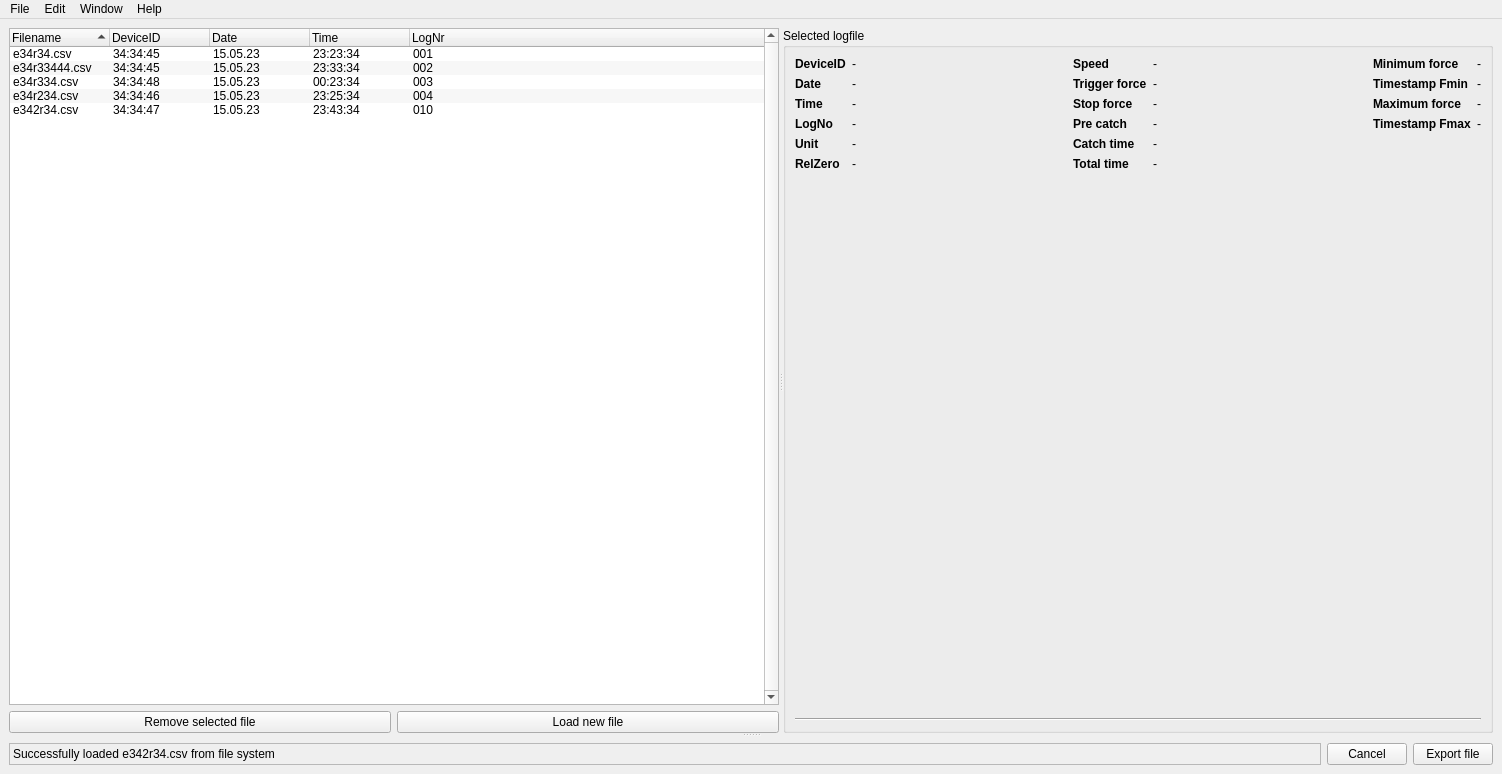
<?xml version="1.0" encoding="UTF-8"?>
<ui version="4.0">
 <class>LogfileEditor</class>
 <widget class="QMainWindow" name="LogfileEditor">
  <property name="geometry">
   <rect>
    <x>0</x>
    <y>0</y>
    <width>1502</width>
    <height>774</height>
   </rect>
  </property>
  <property name="windowTitle">
   <string>Logfile editor</string>
  </property>
  <property name="windowIcon">
   <iconset resource="../../assets/resource.qrc">
    <normaloff>:/linescaleGUI/logo/logo.png</normaloff>:/linescaleGUI/logo/logo.png</iconset>
  </property>
  <widget class="QWidget" name="centralwidget">
   <layout class="QVBoxLayout" name="verticalLayout">
    <item>
     <widget class="QSplitter" name="splitter">
      <property name="orientation">
       <enum>Qt::Vertical</enum>
      </property>
      <property name="childrenCollapsible">
       <bool>false</bool>
      </property>
      <widget class="QSplitter" name="splitterUpperHorizontal">
       <property name="orientation">
        <enum>Qt::Horizontal</enum>
       </property>
       <property name="childrenCollapsible">
        <bool>false</bool>
       </property>
       <widget class="QWidget" name="widgetFileBrowser" native="true">
        <layout class="QVBoxLayout" name="groupFileBrowser">
         <item>
          <widget class="QTreeWidget" name="treeLogfiles">
           <property name="minimumSize">
            <size>
             <width>400</width>
             <height>0</height>
            </size>
           </property>
           <property name="frameShape">
            <enum>QFrame::StyledPanel</enum>
           </property>
           <property name="frameShadow">
            <enum>QFrame::Plain</enum>
           </property>
           <property name="lineWidth">
            <number>1</number>
           </property>
           <property name="verticalScrollBarPolicy">
            <enum>Qt::ScrollBarAlwaysOn</enum>
           </property>
           <property name="alternatingRowColors">
            <bool>true</bool>
           </property>
           <property name="indentation">
            <number>0</number>
           </property>
           <property name="uniformRowHeights">
            <bool>false</bool>
           </property>
           <property name="itemsExpandable">
            <bool>true</bool>
           </property>
           <property name="sortingEnabled">
            <bool>true</bool>
           </property>
           <property name="headerHidden">
            <bool>false</bool>
           </property>
           <column>
            <property name="text">
             <string>Filename</string>
            </property>
           </column>
           <column>
            <property name="text">
             <string>DeviceID</string>
            </property>
           </column>
           <column>
            <property name="text">
             <string>Date</string>
            </property>
           </column>
           <column>
            <property name="text">
             <string>Time</string>
            </property>
           </column>
           <column>
            <property name="text">
             <string>LogNr</string>
            </property>
           </column>
           <item>
            <property name="text">
             <string>e34r34.csv</string>
            </property>
            <property name="text">
             <string>34:34:45</string>
            </property>
            <property name="text">
             <string>15.05.23</string>
            </property>
            <property name="text">
             <string>23:23:34</string>
            </property>
            <property name="text">
             <string>001</string>
            </property>
           </item>
           <item>
            <property name="text">
             <string>e34r33444.csv</string>
            </property>
            <property name="text">
             <string>34:34:45</string>
            </property>
            <property name="text">
             <string>15.05.23</string>
            </property>
            <property name="text">
             <string>23:33:34</string>
            </property>
            <property name="text">
             <string>002</string>
            </property>
           </item>
           <item>
            <property name="text">
             <string>e34r334.csv</string>
            </property>
            <property name="text">
             <string>34:34:48</string>
            </property>
            <property name="text">
             <string>15.05.23</string>
            </property>
            <property name="text">
             <string>00:23:34</string>
            </property>
            <property name="text">
             <string>003</string>
            </property>
           </item>
           <item>
            <property name="text">
             <string>e34r234.csv</string>
            </property>
            <property name="text">
             <string>34:34:46</string>
            </property>
            <property name="text">
             <string>15.05.23</string>
            </property>
            <property name="text">
             <string>23:25:34</string>
            </property>
            <property name="text">
             <string>004</string>
            </property>
           </item>
           <item>
            <property name="text">
             <string>e342r34.csv</string>
            </property>
            <property name="text">
             <string>34:34:47</string>
            </property>
            <property name="text">
             <string>15.05.23</string>
            </property>
            <property name="text">
             <string>23:43:34</string>
            </property>
            <property name="text">
             <string>010</string>
            </property>
           </item>
          </widget>
         </item>
         <item>
          <layout class="QHBoxLayout" name="layoutButtonsFile">
           <item>
            <widget class="QPushButton" name="btnRemoveFile">
             <property name="text">
              <string>Remove selected file</string>
             </property>
            </widget>
           </item>
           <item>
            <widget class="QPushButton" name="btnLoadFile">
             <property name="text">
              <string>Load new file</string>
             </property>
            </widget>
           </item>
          </layout>
         </item>
        </layout>
       </widget>
       <widget class="QGroupBox" name="groupSelLogfile">
        <property name="title">
         <string>Selected logfile</string>
        </property>
        <layout class="QVBoxLayout" name="verticalLayout_2">
         <item>
          <layout class="QHBoxLayout" name="metaData">
           <item>
            <layout class="QFormLayout" name="leftMetaData">
             <item row="0" column="0">
              <widget class="QLabel" name="lblDeviceID">
               <property name="font">
                <font>
                 <bold>true</bold>
                </font>
               </property>
               <property name="text">
                <string>DeviceID</string>
               </property>
              </widget>
             </item>
             <item row="0" column="1">
              <widget class="QLabel" name="outDeviceID">
               <property name="text">
                <string>-</string>
               </property>
               <property name="alignment">
                <set>Qt::AlignRight|Qt::AlignTrailing|Qt::AlignVCenter</set>
               </property>
               <property name="textInteractionFlags">
                <set>Qt::TextSelectableByMouse</set>
               </property>
              </widget>
             </item>
             <item row="1" column="0">
              <widget class="QLabel" name="lblDate">
               <property name="font">
                <font>
                 <bold>true</bold>
                </font>
               </property>
               <property name="text">
                <string>Date</string>
               </property>
              </widget>
             </item>
             <item row="1" column="1">
              <widget class="QLabel" name="outDate">
               <property name="text">
                <string>-</string>
               </property>
               <property name="alignment">
                <set>Qt::AlignRight|Qt::AlignTrailing|Qt::AlignVCenter</set>
               </property>
               <property name="textInteractionFlags">
                <set>Qt::TextSelectableByMouse</set>
               </property>
              </widget>
             </item>
             <item row="2" column="0">
              <widget class="QLabel" name="lblTime">
               <property name="font">
                <font>
                 <bold>true</bold>
                </font>
               </property>
               <property name="text">
                <string>Time</string>
               </property>
              </widget>
             </item>
             <item row="2" column="1">
              <widget class="QLabel" name="outTime">
               <property name="text">
                <string>-</string>
               </property>
               <property name="alignment">
                <set>Qt::AlignRight|Qt::AlignTrailing|Qt::AlignVCenter</set>
               </property>
               <property name="textInteractionFlags">
                <set>Qt::TextSelectableByMouse</set>
               </property>
              </widget>
             </item>
             <item row="3" column="0">
              <widget class="QLabel" name="lblLogNr">
               <property name="font">
                <font>
                 <bold>true</bold>
                </font>
               </property>
               <property name="text">
                <string>LogNo</string>
               </property>
              </widget>
             </item>
             <item row="3" column="1">
              <widget class="QLabel" name="outLogNr">
               <property name="text">
                <string>-</string>
               </property>
               <property name="alignment">
                <set>Qt::AlignRight|Qt::AlignTrailing|Qt::AlignVCenter</set>
               </property>
               <property name="textInteractionFlags">
                <set>Qt::TextSelectableByMouse</set>
               </property>
              </widget>
             </item>
             <item row="4" column="0">
              <widget class="QLabel" name="lblUnit">
               <property name="font">
                <font>
                 <bold>true</bold>
                </font>
               </property>
               <property name="text">
                <string>Unit</string>
               </property>
              </widget>
             </item>
             <item row="4" column="1">
              <widget class="QLabel" name="outUnit">
               <property name="text">
                <string>-</string>
               </property>
               <property name="alignment">
                <set>Qt::AlignRight|Qt::AlignTrailing|Qt::AlignVCenter</set>
               </property>
               <property name="textInteractionFlags">
                <set>Qt::TextSelectableByMouse</set>
               </property>
              </widget>
             </item>
             <item row="5" column="0">
              <widget class="QLabel" name="lblRelZero">
               <property name="font">
                <font>
                 <bold>true</bold>
                </font>
               </property>
               <property name="text">
                <string>RelZero</string>
               </property>
              </widget>
             </item>
             <item row="5" column="1">
              <widget class="QLabel" name="outRelZero">
               <property name="text">
                <string>-</string>
               </property>
               <property name="alignment">
                <set>Qt::AlignRight|Qt::AlignTrailing|Qt::AlignVCenter</set>
               </property>
               <property name="textInteractionFlags">
                <set>Qt::TextSelectableByMouse</set>
               </property>
              </widget>
             </item>
            </layout>
           </item>
           <item>
            <spacer name="horizontalSpacer_2">
             <property name="orientation">
              <enum>Qt::Horizontal</enum>
             </property>
             <property name="sizeHint" stdset="0">
              <size>
               <width>40</width>
               <height>20</height>
              </size>
             </property>
            </spacer>
           </item>
           <item>
            <layout class="QFormLayout" name="middleMetaData">
             <item row="0" column="0">
              <widget class="QLabel" name="lblSpeed">
               <property name="font">
                <font>
                 <bold>true</bold>
                </font>
               </property>
               <property name="text">
                <string>Speed</string>
               </property>
              </widget>
             </item>
             <item row="0" column="1">
              <widget class="QLabel" name="outSpeed">
               <property name="text">
                <string>-</string>
               </property>
               <property name="alignment">
                <set>Qt::AlignRight|Qt::AlignTrailing|Qt::AlignVCenter</set>
               </property>
               <property name="textInteractionFlags">
                <set>Qt::TextSelectableByMouse</set>
               </property>
              </widget>
             </item>
             <item row="1" column="0">
              <widget class="QLabel" name="lblTriggerForce">
               <property name="font">
                <font>
                 <bold>true</bold>
                </font>
               </property>
               <property name="text">
                <string>Trigger force</string>
               </property>
              </widget>
             </item>
             <item row="1" column="1">
              <widget class="QLabel" name="outTriggerForce">
               <property name="text">
                <string>-</string>
               </property>
               <property name="alignment">
                <set>Qt::AlignRight|Qt::AlignTrailing|Qt::AlignVCenter</set>
               </property>
               <property name="textInteractionFlags">
                <set>Qt::TextSelectableByMouse</set>
               </property>
              </widget>
             </item>
             <item row="2" column="0">
              <widget class="QLabel" name="lblStopForce">
               <property name="font">
                <font>
                 <bold>true</bold>
                </font>
               </property>
               <property name="text">
                <string>Stop force</string>
               </property>
              </widget>
             </item>
             <item row="2" column="1">
              <widget class="QLabel" name="outStopForce">
               <property name="text">
                <string>-</string>
               </property>
               <property name="alignment">
                <set>Qt::AlignRight|Qt::AlignTrailing|Qt::AlignVCenter</set>
               </property>
               <property name="textInteractionFlags">
                <set>Qt::TextSelectableByMouse</set>
               </property>
              </widget>
             </item>
             <item row="3" column="0">
              <widget class="QLabel" name="lblPreCatch">
               <property name="font">
                <font>
                 <bold>true</bold>
                </font>
               </property>
               <property name="text">
                <string>Pre catch</string>
               </property>
              </widget>
             </item>
             <item row="3" column="1">
              <widget class="QLabel" name="outPreCatch">
               <property name="text">
                <string>-</string>
               </property>
               <property name="alignment">
                <set>Qt::AlignRight|Qt::AlignTrailing|Qt::AlignVCenter</set>
               </property>
               <property name="textInteractionFlags">
                <set>Qt::TextSelectableByMouse</set>
               </property>
              </widget>
             </item>
             <item row="4" column="0">
              <widget class="QLabel" name="lblCatchTime">
               <property name="font">
                <font>
                 <bold>true</bold>
                </font>
               </property>
               <property name="text">
                <string>Catch time</string>
               </property>
              </widget>
             </item>
             <item row="4" column="1">
              <widget class="QLabel" name="outCatchTime">
               <property name="text">
                <string>-</string>
               </property>
               <property name="alignment">
                <set>Qt::AlignRight|Qt::AlignTrailing|Qt::AlignVCenter</set>
               </property>
               <property name="textInteractionFlags">
                <set>Qt::TextSelectableByMouse</set>
               </property>
              </widget>
             </item>
             <item row="5" column="0">
              <widget class="QLabel" name="lblTotalTime">
               <property name="font">
                <font>
                 <bold>true</bold>
                </font>
               </property>
               <property name="text">
                <string>Total time</string>
               </property>
              </widget>
             </item>
             <item row="5" column="1">
              <widget class="QLabel" name="outTotalTime">
               <property name="text">
                <string>-</string>
               </property>
               <property name="alignment">
                <set>Qt::AlignRight|Qt::AlignTrailing|Qt::AlignVCenter</set>
               </property>
               <property name="textInteractionFlags">
                <set>Qt::TextSelectableByMouse</set>
               </property>
              </widget>
             </item>
            </layout>
           </item>
           <item>
            <spacer name="horizontalSpacer">
             <property name="orientation">
              <enum>Qt::Horizontal</enum>
             </property>
             <property name="sizeHint" stdset="0">
              <size>
               <width>40</width>
               <height>20</height>
              </size>
             </property>
            </spacer>
           </item>
           <item>
            <layout class="QFormLayout" name="rightMetaData">
             <item row="0" column="0">
              <widget class="QLabel" name="lblMinForce">
               <property name="font">
                <font>
                 <bold>true</bold>
                </font>
               </property>
               <property name="text">
                <string>Minimum force</string>
               </property>
              </widget>
             </item>
             <item row="0" column="1">
              <widget class="QLabel" name="outMinForce">
               <property name="text">
                <string>-</string>
               </property>
               <property name="alignment">
                <set>Qt::AlignRight|Qt::AlignTrailing|Qt::AlignVCenter</set>
               </property>
               <property name="textInteractionFlags">
                <set>Qt::TextSelectableByMouse</set>
               </property>
              </widget>
             </item>
             <item row="1" column="0">
              <widget class="QLabel" name="lblMinTime">
               <property name="font">
                <font>
                 <bold>true</bold>
                </font>
               </property>
               <property name="text">
                <string>Timestamp Fmin</string>
               </property>
              </widget>
             </item>
             <item row="1" column="1">
              <widget class="QLabel" name="outMinTime">
               <property name="text">
                <string>-</string>
               </property>
               <property name="alignment">
                <set>Qt::AlignRight|Qt::AlignTrailing|Qt::AlignVCenter</set>
               </property>
               <property name="textInteractionFlags">
                <set>Qt::TextSelectableByMouse</set>
               </property>
              </widget>
             </item>
             <item row="2" column="0">
              <widget class="QLabel" name="lblMaxForce">
               <property name="font">
                <font>
                 <bold>true</bold>
                </font>
               </property>
               <property name="text">
                <string>Maximum force</string>
               </property>
              </widget>
             </item>
             <item row="2" column="1">
              <widget class="QLabel" name="outMaxForce">
               <property name="text">
                <string>-</string>
               </property>
               <property name="alignment">
                <set>Qt::AlignRight|Qt::AlignTrailing|Qt::AlignVCenter</set>
               </property>
               <property name="textInteractionFlags">
                <set>Qt::TextSelectableByMouse</set>
               </property>
              </widget>
             </item>
             <item row="3" column="0">
              <widget class="QLabel" name="lblMaxTime">
               <property name="font">
                <font>
                 <bold>true</bold>
                </font>
               </property>
               <property name="text">
                <string>Timestamp Fmax</string>
               </property>
              </widget>
             </item>
             <item row="3" column="1">
              <widget class="QLabel" name="outMaxTime">
               <property name="text">
                <string>-</string>
               </property>
               <property name="alignment">
                <set>Qt::AlignRight|Qt::AlignTrailing|Qt::AlignVCenter</set>
               </property>
               <property name="textInteractionFlags">
                <set>Qt::TextSelectableByMouse</set>
               </property>
              </widget>
             </item>
            </layout>
           </item>
          </layout>
         </item>
         <item>
          <widget class="Line" name="lineSelLogfile">
           <property name="orientation">
            <enum>Qt::Horizontal</enum>
           </property>
          </widget>
         </item>
         <item>
          <layout class="QVBoxLayout" name="layoutPlotSelected"/>
         </item>
        </layout>
       </widget>
      </widget>
      <widget class="QWidget" name="layoutWidget">
       <layout class="QVBoxLayout" name="layoutPlotMerged"/>
      </widget>
     </widget>
    </item>
    <item>
     <layout class="QHBoxLayout" name="layoutBottom">
      <item>
       <widget class="QLabel" name="outLogLine">
        <property name="sizePolicy">
         <sizepolicy hsizetype="Preferred" vsizetype="Preferred">
          <horstretch>2</horstretch>
          <verstretch>0</verstretch>
         </sizepolicy>
        </property>
        <property name="frameShape">
         <enum>QFrame::StyledPanel</enum>
        </property>
        <property name="frameShadow">
         <enum>QFrame::Plain</enum>
        </property>
        <property name="text">
         <string>Successfully loaded e342r34.csv from file system</string>
        </property>
       </widget>
      </item>
      <item>
       <widget class="QPushButton" name="btnCancel">
        <property name="text">
         <string>Cancel</string>
        </property>
       </widget>
      </item>
      <item>
       <widget class="QPushButton" name="btnExportFile">
        <property name="text">
         <string>Export file</string>
        </property>
       </widget>
      </item>
     </layout>
    </item>
   </layout>
  </widget>
  <widget class="QMenuBar" name="menubar">
   <property name="geometry">
    <rect>
     <x>0</x>
     <y>0</y>
     <width>1502</width>
     <height>22</height>
    </rect>
   </property>
   <widget class="QMenu" name="menuFile">
    <property name="title">
     <string>File</string>
    </property>
    <addaction name="actionExit_file_editor"/>
   </widget>
   <widget class="QMenu" name="menuEdit">
    <property name="title">
     <string>Edit</string>
    </property>
    <addaction name="actionAdd_logfile_from_disk"/>
    <addaction name="actionRemove_all_files"/>
   </widget>
   <widget class="QMenu" name="menuHelp">
    <property name="title">
     <string>Help</string>
    </property>
    <addaction name="actionOpen_online_help"/>
   </widget>
   <widget class="QMenu" name="menuWindow">
    <property name="title">
     <string>Window</string>
    </property>
    <addaction name="actionFileBrowser"/>
    <addaction name="actionSelectedLogfile"/>
   </widget>
   <addaction name="menuFile"/>
   <addaction name="menuEdit"/>
   <addaction name="menuWindow"/>
   <addaction name="menuHelp"/>
  </widget>
  <action name="actionExit_file_editor">
   <property name="text">
    <string>Exit file editor</string>
   </property>
  </action>
  <action name="actionAdd_logfile_from_disk">
   <property name="text">
    <string>Load new file</string>
   </property>
  </action>
  <action name="actionRemove_all_files">
   <property name="text">
    <string>Remove all files</string>
   </property>
  </action>
  <action name="actionAbout">
   <property name="text">
    <string>About</string>
   </property>
  </action>
  <action name="actionAbout_Qt">
   <property name="text">
    <string>About Qt</string>
   </property>
  </action>
  <action name="actionOpen_online_help">
   <property name="text">
    <string>Open online help</string>
   </property>
  </action>
  <action name="actionFileBrowser">
   <property name="checkable">
    <bool>true</bool>
   </property>
   <property name="checked">
    <bool>true</bool>
   </property>
   <property name="text">
    <string>File browser</string>
   </property>
  </action>
  <action name="actionSelectedLogfile">
   <property name="checkable">
    <bool>true</bool>
   </property>
   <property name="checked">
    <bool>true</bool>
   </property>
   <property name="text">
    <string>Selected logfile</string>
   </property>
  </action>
 </widget>
 <resources>
  <include location="../../assets/resource.qrc"/>
 </resources>
 <connections/>
</ui>
